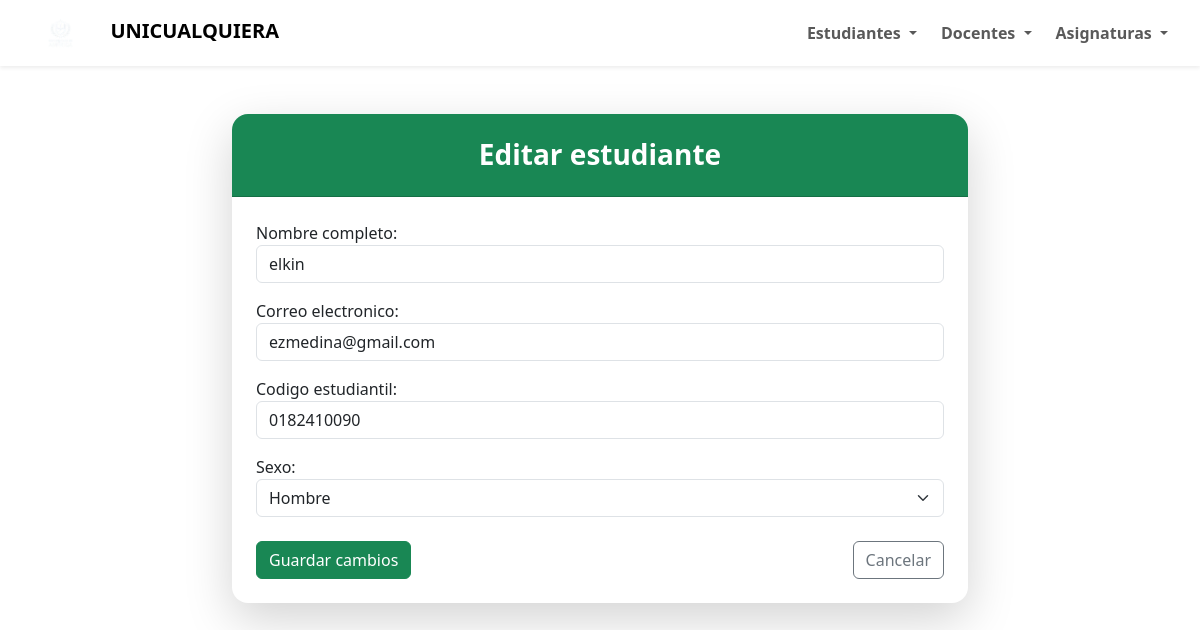
The page /estudiantes/4/editar/ on the database its author committed.
### apps/estudiantes/models.py (models this page shows, shortened)
class estudiantes(models.Model):
    nombre = models.CharField(max_length=100, verbose_name="Nombre completo")
    correo = models.CharField(
        max_length=100,
        verbose_name="Correo electronico",
        validators=[validar_correo],
        unique=True,
    )
    codigo = models.CharField(
        max_length=100, verbose_name="Codigo estudiantil", unique=True
    )
    class sexo_estudiante(models.TextChoices):
        Hombre = "H", "Hombre"
        Mujer = "M", "Mujer"
    sexo = models.CharField(
        max_length=1,
        choices=sexo_estudiante,
        blank=False,
        default="H",
        verbose_name="Sexo",
    )
    class Meta:
        verbose_name = "Estudiante"
        verbose_name_plural = "Estudiantes"

### apps/estudiantes/views.py (the view)
# urls.py: path('<int:pk>/editar/', views.actualizar_estudiante, name='actualizar_estudiante'),
def actualizar_estudiante(request, pk):
    estudiante = get_object_or_404(estudiantes, pk=pk)
    if request.method == 'POST':
        form = EstudianteForm(request.POST, instance=estudiante)
        if form.is_valid():
            form.save()
            return redirect('lista_estudiantes')
    else:
        form = EstudianteForm(instance=estudiante)
    return render(
        request,
        'estudiantes/editar_estudiante.html',
        {'form': form, 'estudiante': estudiante}
    )

### apps/estudiantes/forms.py
class EstudianteForm(forms.ModelForm):
    class Meta:
        model = estudiantes
        fields = '__all__'
        widgets = {
            'nombre': forms.TextInput(attrs={
                'class': 'form-control',
                'placeholder': 'Ej. Juan Pérez'
            }),
            'correo': forms.EmailInput(attrs={
                'class': 'form-control',
                'placeholder': 'correo@ejemplo.com'
            }),
            'codigo': forms.TextInput(attrs={
                'class': 'form-control',
                'placeholder': 'Ej. 202500123'
            }),
            'sexo': forms.Select(attrs={
                'class': 'form-select'
            }),
        }

### templates/estudiantes/editar_estudiante.html (shortened to what this page needs)
{% extends 'base_layout.html' %}
{% block content %}
<div class="container py-5">
    <div class="row justify-content-center">
        <div class="col-lg-8">
            <div class="card shadow-lg border-0 rounded-4">
                <div class="card-header bg-success text-white text-center py-4 rounded-top-4">
                    <h3 class="mb-0 fw-bold">Editar estudiante</h3>
                </div>
                <div class="card-body p-4">
                    <form method="POST">
                        {{ form.as_p }}
                        <div class="d-flex justify-content-between mt-4">
                            <button type="submit" class="btn btn-success">Guardar cambios</button>
                            <a href="{% url 'lista_estudiantes' %}" class="btn btn-outline-secondary">Cancelar</a>
                        </div>
                    </form>
                </div>
            </div>
        </div>
    </div>
</div>
{% endblock %}

### rows shown on the page
estudiantes: nombre "elkin", correo "ezmedina@gmail.com", codigo "0182410090", sexo "Hombre"
